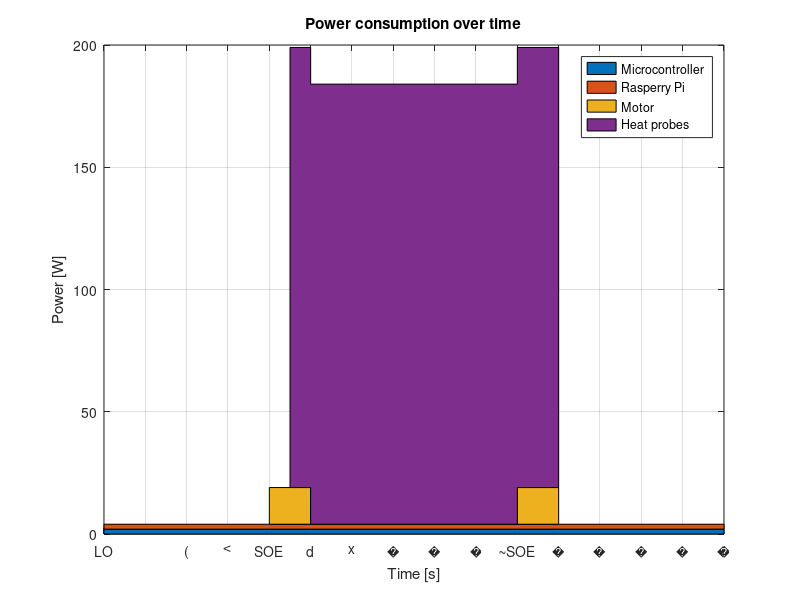

The MATLAB source for this figure:
%% Leistungsaufnahme definieren
Time            = [  0  80  80  90  90 100 100 200 200 220 220 300]';
Motor           = [  0   0  15  15  15  15   0   0  15  15   0   0]';
HeatProbes      = [  0   0   0   0 180 180 180 180 180 180   0   0]';
Microcontroller = 2*ones(size(Time));
RaspberryPi     = 2*ones(size(Time));

%% Plotten als Area-Plot
area(Time, [Microcontroller, RaspberryPi, Motor, HeatProbes])
grid on

%% Titel und Legende
title('Power consumption over time')
legend('Microcontroller', 'Rasperry Pi', 'Motor', 'Heat probes')

%% X Achse
xlabel('Time [s]')

XTick = 0:20:300;
XTickLabel = num2cell(XTick);
XTickLabel{XTick==0} = 'LO';
XTickLabel{XTick==80} = 'SOE';
XTickLabel{XTick==200} = '~SOE';
set(gca, 'XTick', XTick)
set(gca, 'XTickLabel', XTickLabel)

%% Y Achse
ylabel('Power [W]')

%% Grafik speichern
saveas(gca, 'PowerConsumptionOverTime.svg')
